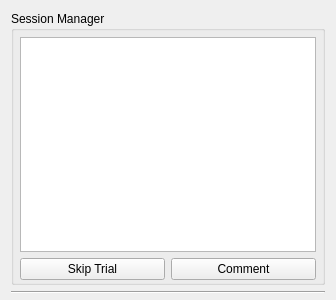
<?xml version="1.0" encoding="UTF-8"?>
<ui version="4.0">
 <class>Form</class>
 <widget class="QWidget" name="Form">
  <property name="geometry">
   <rect>
    <x>0</x>
    <y>0</y>
    <width>336</width>
    <height>300</height>
   </rect>
  </property>
  <property name="minimumSize">
   <size>
    <width>336</width>
    <height>0</height>
   </size>
  </property>
  <property name="maximumSize">
   <size>
    <width>336</width>
    <height>16777215</height>
   </size>
  </property>
  <property name="windowTitle">
   <string>Form</string>
  </property>
  <layout class="QVBoxLayout" name="verticalLayout">
   <property name="spacing">
    <number>6</number>
   </property>
   <property name="bottomMargin">
    <number>6</number>
   </property>
   <item>
    <widget class="QGroupBox" name="groupBox">
     <property name="title">
      <string>Session Manager</string>
     </property>
     <layout class="QVBoxLayout" name="verticalLayout_2">
      <property name="spacing">
       <number>6</number>
      </property>
      <property name="leftMargin">
       <number>6</number>
      </property>
      <property name="topMargin">
       <number>6</number>
      </property>
      <property name="rightMargin">
       <number>6</number>
      </property>
      <property name="bottomMargin">
       <number>2</number>
      </property>
      <item>
       <widget class="QTableView" name="tableView"/>
      </item>
      <item>
       <widget class="QWidget" name="widget" native="true">
        <layout class="QHBoxLayout" name="horizontalLayout">
         <property name="spacing">
          <number>6</number>
         </property>
         <property name="leftMargin">
          <number>0</number>
         </property>
         <property name="topMargin">
          <number>0</number>
         </property>
         <property name="rightMargin">
          <number>0</number>
         </property>
         <property name="bottomMargin">
          <number>0</number>
         </property>
         <item>
          <widget class="QPushButton" name="skipTrialButton">
           <property name="text">
            <string>Skip Trial</string>
           </property>
          </widget>
         </item>
         <item>
          <widget class="QPushButton" name="commentButton">
           <property name="text">
            <string>Comment</string>
           </property>
          </widget>
         </item>
        </layout>
       </widget>
      </item>
     </layout>
    </widget>
   </item>
   <item>
    <widget class="Line" name="line">
     <property name="orientation">
      <enum>Qt::Horizontal</enum>
     </property>
    </widget>
   </item>
  </layout>
 </widget>
 <resources/>
 <connections/>
</ui>
